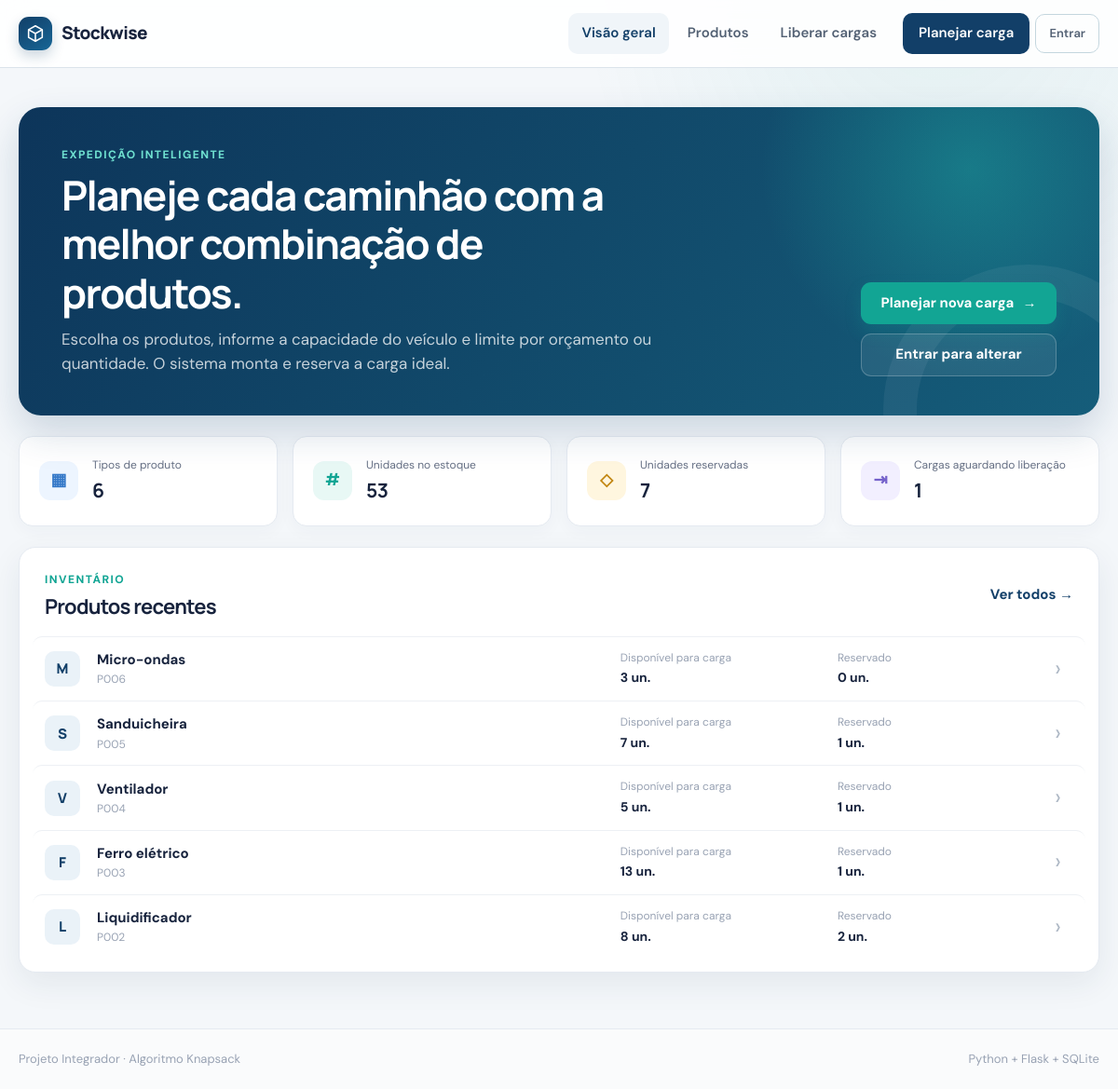
Before: / with the older database file.
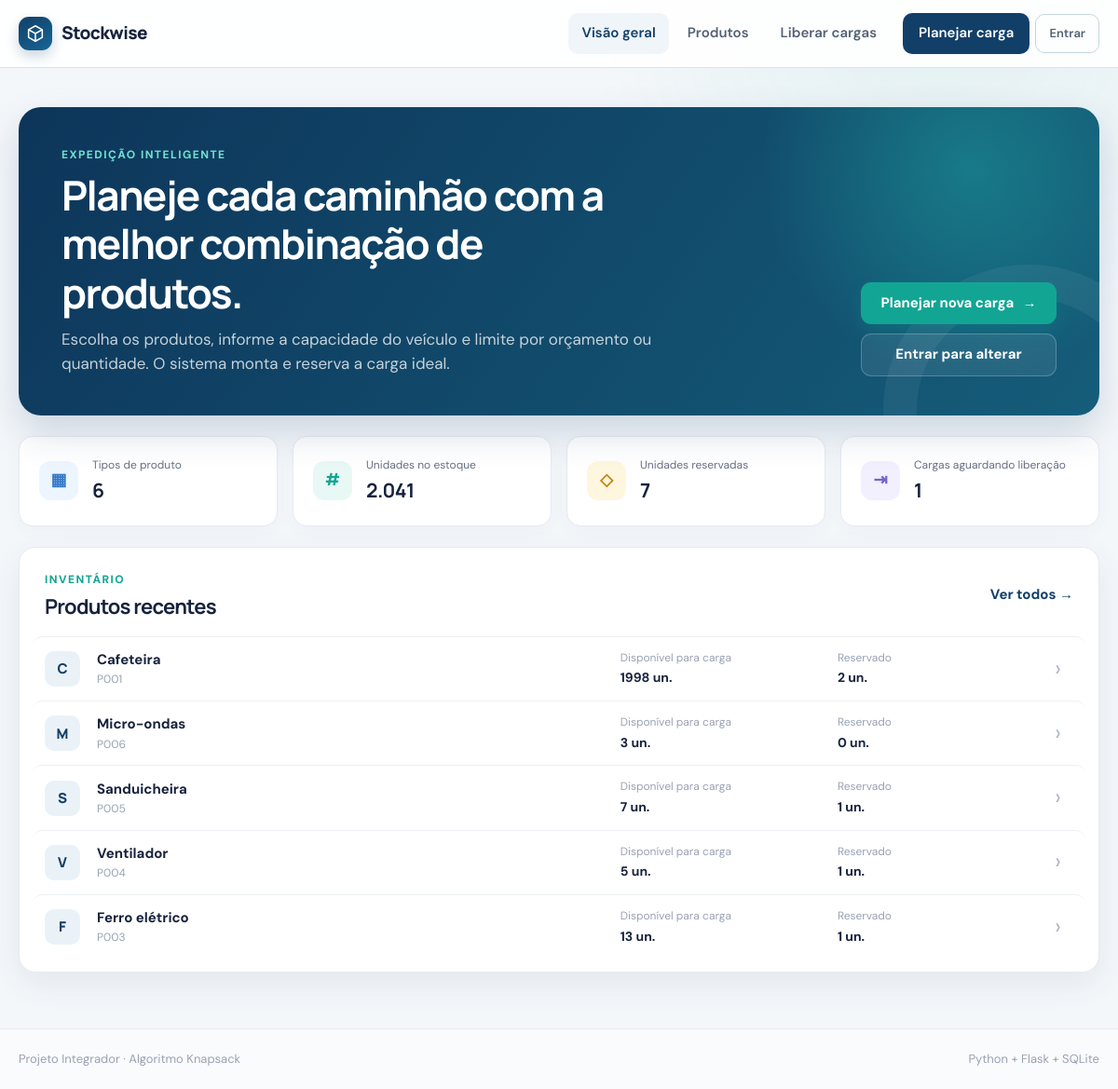
After: the same page with the newer database file.
### tables this page shows
CREATE TABLE products (
    id INTEGER PRIMARY KEY AUTOINCREMENT,
    code TEXT NOT NULL COLLATE NOCASE UNIQUE,
    name TEXT NOT NULL,
    weight_milli INTEGER NOT NULL CHECK (weight_milli > 0),
    cost_cents INTEGER NOT NULL CHECK (cost_cents >= 0),
    value_units INTEGER NOT NULL CHECK (value_units >= 0),
    quantity INTEGER NOT NULL CHECK (quantity >= 0),
    created_at TEXT NOT NULL DEFAULT CURRENT_TIMESTAMP,
    updated_at TEXT NOT NULL DEFAULT CURRENT_TIMESTAMP
, "length_centimeters" INTEGER NOT NULL DEFAULT 100, "width_centimeters" INTEGER NOT NULL DEFAULT 100, "height_centimeters" INTEGER NOT NULL DEFAULT 100);

### app.py (the view)
    @app.get("/")
    def index():
        database = get_db()
        loads_database = get_loads_db()
        summary = database.execute(
            """
            SELECT
                COUNT(*) AS product_types,
                COALESCE(SUM(quantity), 0) AS total_units,
                COALESCE(SUM(weight_milli * quantity), 0) AS total_weight,
                COALESCE(SUM(cost_cents * quantity), 0) AS total_cost
            FROM products
            """
        ).fetchone()
        load_summary = loads_database.execute(
            """
            SELECT
                COUNT(*) AS pending_loads,
                COALESCE(SUM(total_units), 0) AS reserved_units,
                COALESCE(SUM(total_weight_milli), 0) AS reserved_weight
            FROM loads
            """
        ).fetchone()
        recent_products = enrich_products_with_availability(database.execute(
            "SELECT * FROM products ORDER BY updated_at DESC, id DESC LIMIT 5"
        ).fetchall())
        return render_template(
            "index.html",
            summary=summary,
            load_summary=load_summary,
            recent_products=recent_products,
        )

### app.py (called while the page is built)
def get_db() -> sqlite3.Connection:
    if "db" not in g:
        g.db = sqlite3.connect(
            current_database_path(),
            detect_types=sqlite3.PARSE_DECLTYPES,
        )
        g.db.row_factory = sqlite3.Row
        g.db.execute("PRAGMA foreign_keys = ON")
    return g.db

def get_loads_db() -> sqlite3.Connection:
    if "loads_db" not in g:
        g.loads_db = sqlite3.connect(
            current_loads_database_path(),
            detect_types=sqlite3.PARSE_DECLTYPES,
        )
        g.loads_db.row_factory = sqlite3.Row
        g.loads_db.execute("PRAGMA foreign_keys = ON")
    return g.loads_db

def current_database_path() -> str:
    from flask import current_app
    return current_app.config["DATABASE"]

def current_loads_database_path() -> str:
    from flask import current_app
    return current_app.config["LOADS_DATABASE"]

def get_current_user() -> sqlite3.Row | None:
    if "current_user" not in g:
        user_id = session.get("user_id")
        if user_id is None:
            g.current_user = None
        else:
            g.current_user = get_db().execute(
                "SELECT id, username FROM users WHERE id = ?", (user_id,)
            ).fetchone()
            if g.current_user is None:
                session.pop("user_id", None)
    return g.current_user

def reserved_quantities() -> dict[int, int]:
    rows = get_loads_db().execute(
        """
        SELECT product_id, COALESCE(SUM(quantity), 0) AS reserved
        FROM load_items
        GROUP BY product_id
        """
    ).fetchall()
    return {int(row["product_id"]): int(row["reserved"]) for row in rows}

def enrich_products_with_availability(rows: Iterable[Any]) -> list[dict[str, Any]]:
    reservations = reserved_quantities()
    enriched = []
    for row in rows:
        product = dict(row)
        product["reserved"] = reservations.get(int(product["id"]), 0)
        product["available"] = max(
            0, int(product["quantity"]) - int(product["reserved"])
        )
        enriched.append(product)
    return enriched

def format_number_pt(value: int | float) -> str:
    return f"{value:,.0f}".replace(",", ".")

### templates/index.html (shortened to what this page needs)
{% extends "base.html" %}
{% block content %}
<section class="welcome-panel">
    <div>
        <span class="eyebrow">Expedição inteligente</span>
        <h1>Planeje cada caminhão com a melhor combinação de produtos.</h1>
        <p>Escolha os produtos, informe a capacidade do veículo e limite por orçamento ou quantidade. O sistema monta e reserva a carga ideal.</p>
    </div>
    <div class="welcome-actions">
        <a class="button button-primary" href="{{ url_for('load_plan') if current_user else url_for('login') }}">
            Planejar nova carga
            <span aria-hidden="true">→</span>
        </a>
        <a class="button button-secondary" href="{{ url_for('product_new') if current_user else url_for('login') }}">{{ 'Cadastrar produto' if current_user else 'Entrar para alterar' }}</a>
    </div>
</section>
<section class="stats-grid" aria-label="Resumo do estoque">
    <article class="stat-card">
        <span class="stat-icon icon-blue" aria-hidden="true">▦</span>
        <div><span class="stat-label">Tipos de produto</span><strong>{{ summary['product_types']|number_pt }}</strong></div>
    </article>
    <article class="stat-card">
        <span class="stat-icon icon-green" aria-hidden="true">#</span>
        <div><span class="stat-label">Unidades no estoque</span><strong>{{ summary['total_units']|number_pt }}</strong></div>
    </article>
    <article class="stat-card">
        <span class="stat-icon icon-amber" aria-hidden="true">◇</span>
        <div><span class="stat-label">Unidades reservadas</span><strong>{{ load_summary['reserved_units']|number_pt }}</strong></div>
    </article>
    <article class="stat-card">
        <span class="stat-icon icon-violet" aria-hidden="true">⇥</span>
        <div><span class="stat-label">Cargas aguardando liberação</span><strong>{{ load_summary['pending_loads']|number_pt }}</strong></div>
    </article>
</section>
<section class="panel">
    <div class="panel-heading">
        <div>
            <span class="eyebrow">Inventário</span>
            <h2>Produtos recentes</h2>
        </div>
        <a class="text-link" href="{{ url_for('products') }}">Ver todos <span aria-hidden="true">→</span></a>
    </div>
    {% if recent_products %}
        <div class="compact-list">
            {% for product in recent_products %}
                <a class="compact-row" href="{{ url_for('product_edit', product_id=product['id']) if current_user else url_for('products') }}">
                    <span class="product-avatar">{{ product['name'][0]|upper }}</span>
                    <span class="compact-main"><strong>{{ product['name'] }}</strong><small>{{ product['code'] }}</small></span>
                    <span class="compact-metric"><small>Disponível para carga</small><strong>{{ product['available'] }} un.</strong></span>
                    <span class="compact-metric"><small>Reservado</small><strong>{{ product['reserved'] }} un.</strong></span>
                    <span class="row-arrow" aria-hidden="true">›</span>
                </a>
            {% endfor %}
        </div>
    {% endif %}
</section>
{% endblock %}

### templates/base.html (shortened to what this page needs)
<!doctype html>
<html lang="pt-BR">
<head>
    <link rel="stylesheet" href="{{ url_for('static', filename='style.css') }}">
</head>
<body>
    <header class="site-header">
        <div class="shell nav-wrap">
            <a class="brand" href="{{ url_for('index') }}" aria-label="Stockwise — início">
                <span class="brand-mark" aria-hidden="true">
                    <svg viewBox="0 0 24 24"><path d="M4 7.5 12 3l8 4.5v9L12 21l-8-4.5v-9Z"/><path d="m4 7.5 8 4.5 8-4.5M12 12v9"/></svg>
                </span>
                <span>Stockwise</span>
            </a>
            <nav class="main-nav" aria-label="Navegação principal">
                <a class="{{ 'active' if request.endpoint == 'index' else '' }}" href="{{ url_for('index') }}">Visão geral</a>
                <a class="{{ 'active' if request.endpoint in ['products', 'product_new', 'product_edit'] else '' }}" href="{{ url_for('products') }}">Produtos</a>
                <a class="{{ 'active' if request.endpoint == 'loads' else '' }}" href="{{ url_for('loads') }}">Liberar cargas</a>
                <a class="nav-action {{ 'active' if request.endpoint == 'load_plan' else '' }}" href="{{ url_for('load_plan') }}">Planejar carga</a>
                {% if current_user %}
                    <span class="user-chip">{{ current_user['username'] }}</span>
                    <form class="logout-form" method="post" action="{{ url_for('logout') }}"><button class="nav-login-button" type="submit">Sair</button></form>
                {% else %}
                    <a class="nav-login-button" href="{{ url_for('login') }}">Entrar</a>
                {% endif %}
            </nav>
        </div>
    </header>
    <main class="shell page-content">
        {% block content %}{% endblock %}
    </main>
    <footer class="site-footer">
        <div class="shell footer-content">
            <span>Projeto Integrador · Algoritmo Knapsack</span>
            <span>Python + Flask + SQLite</span>
        </div>
    </footer>
</body>
</html>

Changed rows visible on the page:
no longer on this page (row unchanged): products: name "L", name "Liquidificador", code "P002", available "8", reserved "2"
now on this page (row edited): products: name "C", name "Cafeteira", code "P001", available "1998", reserved "2"
Other visible differences:
{{ summary['total_units']|number_pt }}: "53" → "2.041"
